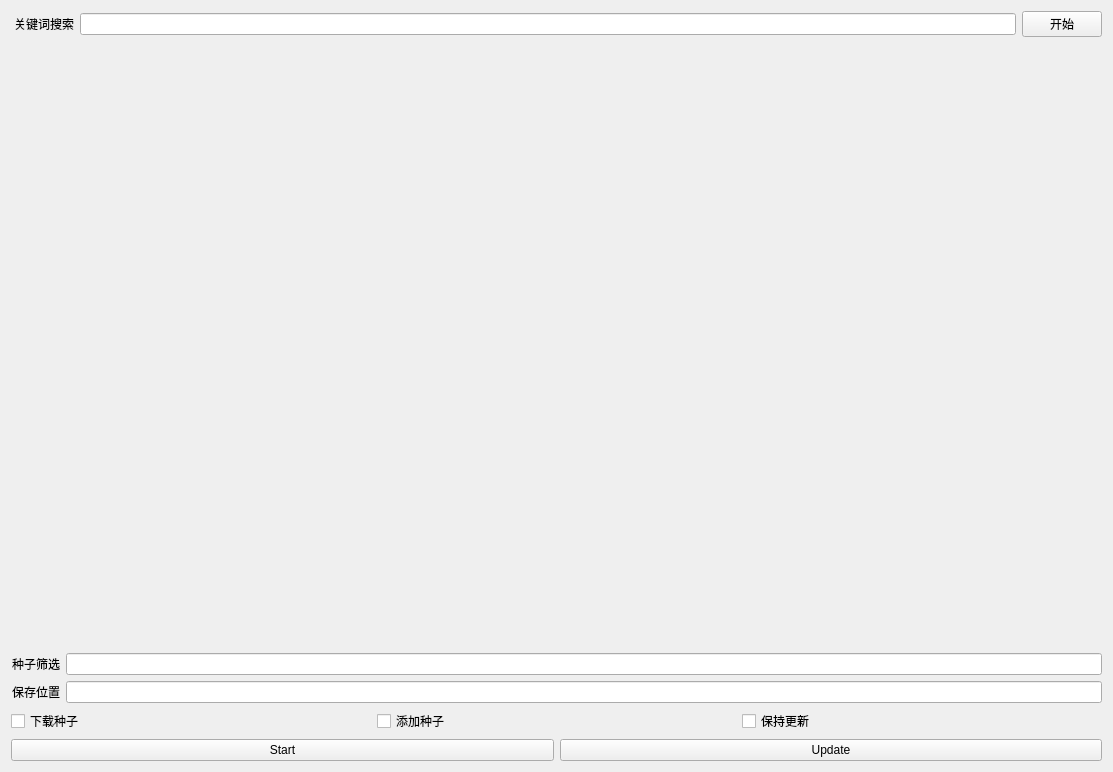
<?xml version="1.0" encoding="UTF-8"?>
<ui version="4.0">
 <class>Form</class>
 <widget class="QWidget" name="Form">
  <property name="geometry">
   <rect>
    <x>0</x>
    <y>0</y>
    <width>1113</width>
    <height>772</height>
   </rect>
  </property>
  <property name="sizePolicy">
   <sizepolicy hsizetype="Expanding" vsizetype="Expanding">
    <horstretch>0</horstretch>
    <verstretch>0</verstretch>
   </sizepolicy>
  </property>
  <property name="windowTitle">
   <string>Form</string>
  </property>
  <layout class="QVBoxLayout" name="verticalLayout_2">
   <item>
    <layout class="QHBoxLayout" name="horizontalLayout">
     <property name="rightMargin">
      <number>0</number>
     </property>
     <item>
      <widget class="BodyLabel" name="label_3">
       <property name="text">
        <string>关键词搜索</string>
       </property>
       <property name="indent">
        <number>3</number>
       </property>
      </widget>
     </item>
     <item>
      <widget class="LineEdit" name="searchKeyWordslineEdit"/>
     </item>
     <item>
      <widget class="PushButton" name="searchBtn">
       <property name="text">
        <string>开始</string>
       </property>
       <property name="iconSize">
        <size>
         <width>16</width>
         <height>16</height>
        </size>
       </property>
      </widget>
     </item>
    </layout>
   </item>
   <item>
    <widget class="QScrollArea" name="scrollArea">
     <property name="frameShape">
      <enum>QFrame::NoFrame</enum>
     </property>
     <property name="widgetResizable">
      <bool>true</bool>
     </property>
     <widget class="QWidget" name="scrollAreaWidgetContents_4">
      <property name="geometry">
       <rect>
        <x>0</x>
        <y>0</y>
        <width>1095</width>
        <height>612</height>
       </rect>
      </property>
      <layout class="QVBoxLayout" name="verticalLayout">
       <item>
        <layout class="QVBoxLayout" name="torrentPageverticalLayout"/>
       </item>
       <item>
        <layout class="QVBoxLayout" name="subtitleGroupverticalLayout"/>
       </item>
       <item>
        <layout class="QVBoxLayout" name="torrentverticalLayout"/>
       </item>
       <item>
        <spacer name="verticalSpacer">
         <property name="orientation">
          <enum>Qt::Vertical</enum>
         </property>
         <property name="sizeHint" stdset="0">
          <size>
           <width>20</width>
           <height>40</height>
          </size>
         </property>
        </spacer>
       </item>
      </layout>
     </widget>
    </widget>
   </item>
   <item>
    <layout class="QHBoxLayout" name="horizontalLayout_5">
     <property name="spacing">
      <number>6</number>
     </property>
     <property name="rightMargin">
      <number>0</number>
     </property>
     <item>
      <widget class="BodyLabel" name="label_4">
       <property name="text">
        <string>种子筛选</string>
       </property>
       <property name="margin">
        <number>0</number>
       </property>
       <property name="indent">
        <number>1</number>
       </property>
      </widget>
     </item>
     <item>
      <widget class="LineEdit" name="filterlineEdit"/>
     </item>
    </layout>
   </item>
   <item>
    <layout class="QHBoxLayout" name="horizontalLayout_2">
     <item>
      <widget class="BodyLabel" name="label_11">
       <property name="text">
        <string>保存位置</string>
       </property>
       <property name="indent">
        <number>1</number>
       </property>
      </widget>
     </item>
     <item>
      <widget class="LineEdit" name="savePathlineEdit"/>
     </item>
    </layout>
   </item>
   <item>
    <layout class="QHBoxLayout" name="horizontalLayout_4">
     <item>
      <widget class="CheckBox" name="downloadcheckBox">
       <property name="text">
        <string>下载种子</string>
       </property>
      </widget>
     </item>
     <item>
      <widget class="CheckBox" name="addTorrentcheckBox">
       <property name="text">
        <string>添加种子</string>
       </property>
      </widget>
     </item>
     <item>
      <widget class="CheckBox" name="keepUpdatecheckBox">
       <property name="text">
        <string>保持更新</string>
       </property>
      </widget>
     </item>
    </layout>
   </item>
   <item>
    <layout class="QHBoxLayout" name="horizontalLayout_3">
     <item>
      <widget class="PushButton" name="startBtn">
       <property name="text">
        <string>Start</string>
       </property>
      </widget>
     </item>
     <item>
      <widget class="PushButton" name="updateBtn">
       <property name="text">
        <string>Update</string>
       </property>
      </widget>
     </item>
    </layout>
   </item>
  </layout>
 </widget>
 <customwidgets>
  <customwidget>
   <class>PushButton</class>
   <extends>QPushButton</extends>
   <header>qfluentwidgets</header>
  </customwidget>
  <customwidget>
   <class>CheckBox</class>
   <extends>QCheckBox</extends>
   <header>qfluentwidgets</header>
  </customwidget>
  <customwidget>
   <class>LineEdit</class>
   <extends>QLineEdit</extends>
   <header>qfluentwidgets</header>
  </customwidget>
  <customwidget>
   <class>BodyLabel</class>
   <extends>QLabel</extends>
   <header>qfluentwidgets</header>
  </customwidget>
 </customwidgets>
 <resources/>
 <connections/>
</ui>
